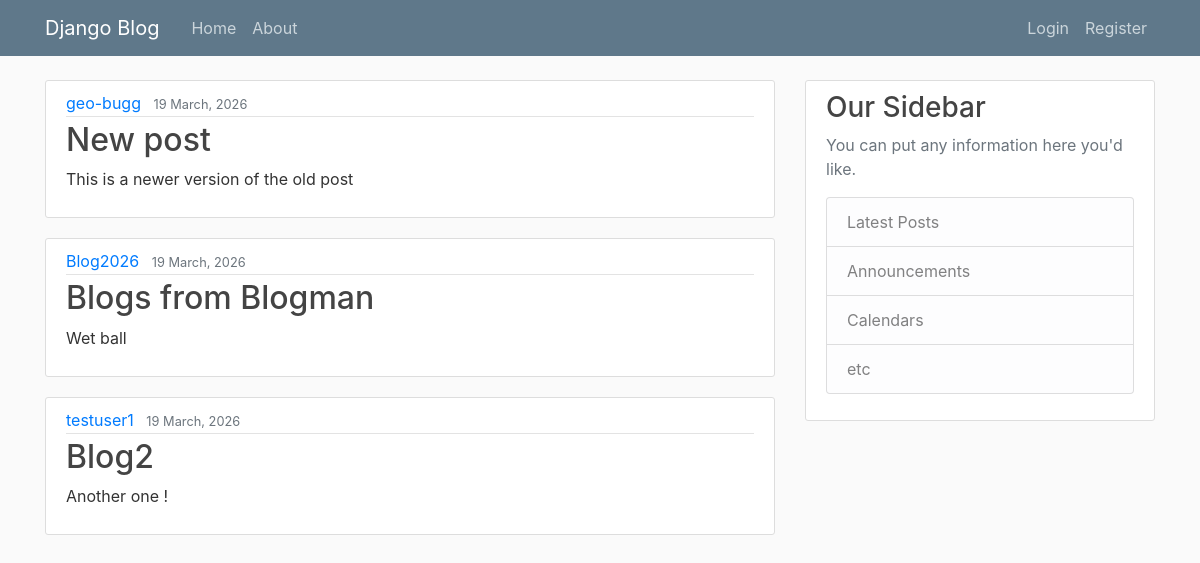
The page / on the database its author committed.
### blog/models.py (models this page shows, shortened)
class Post(models.Model):
    title = models.CharField(max_length=100)
    content = models.TextField()
    date_posted = models.DateTimeField(default=timezone.now)
    author = models.ForeignKey(User , on_delete=models.CASCADE)

### blog/views.py (the view)
# urls.py: path('', views.home, name='blog-home'),
def home(request):
    context = {'posts':Post.objects.all()
               }
    return render (request, 'blog/home.html',context)

### blog/templates/blog/home.html
{% extends "blog/base.html" %}
{%block content %}
    {% for post in posts %}
    <article class="media content-section">
        <div class="media-body">
          <div class="article-metadata">
            <a class="mr-2" href="#">{{ post.author }}</a>
            <small class="text-muted">{{ post.date_posted|date:"d F, Y" }}</small>
          </div>
          <h2><a class="article-title" href="#">{{ post.title }}</a></h2>
          <p class="article-content">{{ post.content }}</p>
        </div>
      </article>
    {% endfor %}
{%endblock content%}

### blog/static/blog/main.css (style rules this page uses)
body { background: #fafafa; color: #333333; margin-top: 5rem; }
h1, h2, h3, h4, h5, h6 { color: #444444; }
.content-section { background: #ffffff; padding: 10px 20px; border: 1px solid #dddddd; border-radius: 3px; margin-bottom: 20px; }
.article-title { color: #444444; }
.article-content { white-space: pre-line; }
.article-metadata { padding-bottom: 1px; margin-bottom: 4px; border-bottom: 1px solid #e3e3e3 }

### rows shown on the page
Post: author "geo-bugg", date_posted "19 March, 2026", title "New post", content "This is a newer version of the old post"
Post: author "Blog2026", date_posted "19 March, 2026", title "Blogs from Blogman", content "Wet ball"
Post: author "testuser1", date_posted "19 March, 2026", title "Blog2", content "Another one !"
